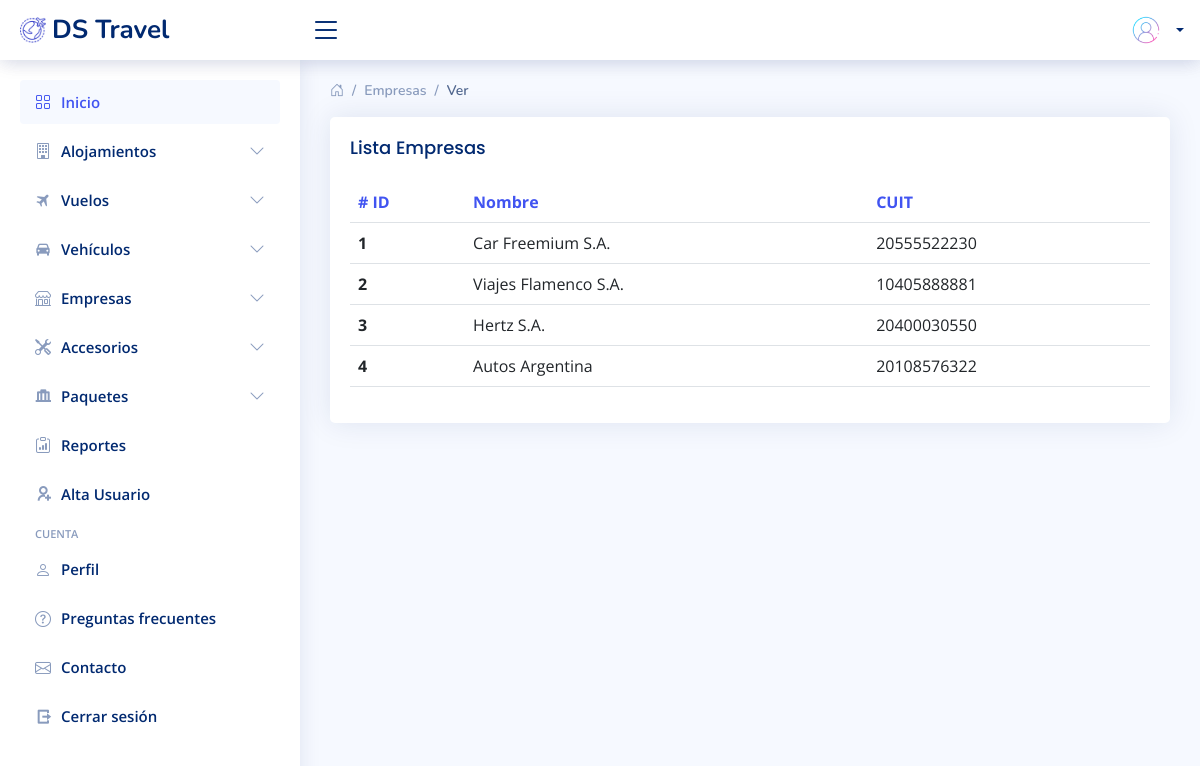
Page /Admin/sistema/tabla-empresas.php on the committed database.
### tables this page shows
CREATE TABLE `empresa` (
  `OID` int(11) NOT NULL,
  `nombre` varchar(250) NOT NULL,
  `CUIT` bigint(11) NOT NULL
);

### Admin/sistema/tabla-empresas.php (the view, shortened to what this page needs)
<?php
include "../conexion.php";
$cmd = mysqli_query($conexion,"SELECT * FROM empresa");
?>
<!DOCTYPE html>
<html lang="en">
<head>
  <link href="assets/vendor/bootstrap/css/bootstrap.min.css" rel="stylesheet">
  <link href="assets/vendor/bootstrap-icons/bootstrap-icons.css" rel="stylesheet">
  <link href="assets/vendor/boxicons/css/boxicons.min.css" rel="stylesheet">
  <link href="assets/vendor/quill/quill.snow.css" rel="stylesheet">
  <link href="assets/vendor/quill/quill.bubble.css" rel="stylesheet">
  <link href="assets/vendor/remixicon/remixicon.css" rel="stylesheet">
  <link href="assets/vendor/simple-datatables/style.css" rel="stylesheet">
  <link href="assets/css/style.css" rel="stylesheet">
</head>
<body>
  <?php include "includes/header.php"; ?>
  <?php include "includes/Sidebar.php"; ?>
  <main id="main" class="main">
    <div class="pagetitle">
      <nav>
        <ol class="breadcrumb">
        <li class="breadcrumb-item"><a href="home.php"><i class="bi bi-house-door"></i></a></li>
          <li class="breadcrumb-item">Empresas</li>
          <li class="breadcrumb-item active">Ver</li>
        </ol>
      </nav>
    </div>
    <section class="section">
          <div class="card">
            <div class="card-body">
              <h5 class="card-title">Lista Empresas</h5>
                  <table class="table table-hover">
                    <thead>
                      <tr>
                        <th scope="col" data-sortable="">
                          <a href="#" class=""># ID</a>
                        </th>
                        <th scope="col" data-sortable="">
                          <a href="#" class="">Nombre</a>
                        </th>
                        <th scope="col" data-sortable="">
                          <a href="#" class="">CUIT</a>
                        </th>
                      </tr>
                    </thead>
                    <tbody>
                        <?php while ($empresas = mysqli_fetch_array($cmd)) {
                        ?>
                      <tr>
                        <th scope="row"><?php echo $empresas['OID']; ?></th>
                        <td><?php echo $empresas['nombre']; ?></td>
                        <td><?php echo $empresas['CUIT']; ?></td>
                        </tr>
                        <?php };?>
                    </tbody>
                  </table>
        </div>
      </div>
    </section>
  </main>
  <?php include "includes/header.php"; ?>
</body>
</html>

### Admin/sistema/assets/css/style.css (style rules this page uses)
:root { scroll-behavior: smooth; }
body { font-family: "Open Sans", sans-serif; background: #f6f9ff; color: #444444; }
a { color: #4154f1; text-decoration: none; }
h1, h2, h3, h4, h5, h6 { font-family: "Nunito", sans-serif; }
#main { margin-top: 60px; padding: 20px 30px; transition: all 0.3s; }
.pagetitle { margin-bottom: 10px; }
.card { margin-bottom: 30px; border: none; border-radius: 5px; box-shadow: 0px 0 30px rgba(1, 41, 112, 0.1); }
.card-title { padding: 20px 0 15px 0; font-size: 18px; font-weight: 500; color: #012970; font-family: "Poppins", sans-serif; }
.card-body { padding: 0 20px 20px 20px; }
.breadcrumb { font-size: 14px; font-family: "Nunito", sans-serif; color: #899bbd; font-weight: 600; }
.breadcrumb a { color: #899bbd; transition: 0.3s; }
.breadcrumb .breadcrumb-item::before { color: #899bbd; }
.breadcrumb .active { color: #51678f; font-weight: 600; }
@media (min-width: 1200px) { #main, #footer { margin-left: 300px; } }

### rows in the picture
empresa: OID "1", nombre "Car Freemium S.A.", CUIT "20555522230"
empresa: OID "2", nombre "Viajes Flamenco S.A.", CUIT "10405888881"
empresa: OID "3", nombre "Hertz S.A.", CUIT "20400030550"
empresa: OID "4", nombre "Autos Argentina", CUIT "20108576322"
